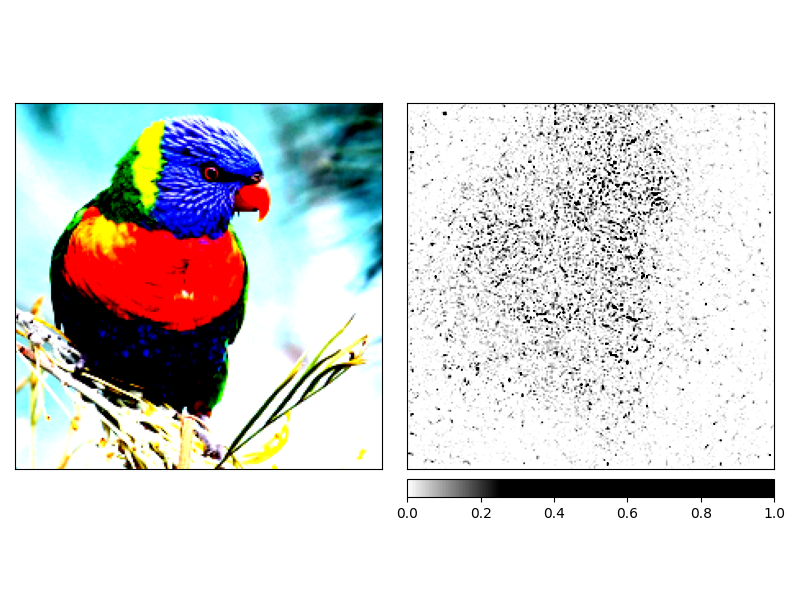

The Python source for this figure:
import json

import numpy as np
import torch
import torch.nn.functional as functional
from PIL import Image
from captum.attr import visualization as viz
from matplotlib.colors import LinearSegmentedColormap
from torchvision import transforms
from torchvision.models import (
    resnet18,
    ResNet18_Weights
)

from iml.attribution import GuidedIG

transform_normalize = transforms.Normalize(
        mean=[0.485, 0.456, 0.406],
        std=[0.229, 0.224, 0.225]
    )


conv_layer_outputs = {}


def call_model_function(images, call_model_args=None, expected_keys=None):
    images = np.transpose(images, (0, 3, 1, 2))
    images = torch.tensor(images, dtype=torch.float32)
    images = transform_normalize.forward(images)
    images = images.requires_grad_(True)

    # images = preprocess_images(images)
    target_class_idx = call_model_args["class_idx_str"]
    model = call_model_args["model"]
    output = model(images)
    m = torch.nn.Softmax(dim=1)
    output = m(output)
    if "INPUT_OUTPUT_GRADIENTS" in expected_keys:
        outputs = output[:, target_class_idx]
        grads = torch.autograd.grad(outputs, images, grad_outputs=torch.ones_like(outputs))
        grads = torch.movedim(grads[0], 1, 3)
        gradients = grads.detach().numpy()
        return {"INPUT_OUTPUT_GRADIENTS": gradients}
    else:
        one_hot = torch.zeros_like(output)
        one_hot[:, target_class_idx] = 1
        model.zero_grad()
        output.backward(gradient=one_hot, retain_graph=True)
        return conv_layer_outputs


def main():
    with open("./imagenet1000_clsidx_to_labels.json") as json_data:
        idx_to_labels = json.load(json_data)

    model = resnet18(weights=ResNet18_Weights.IMAGENET1K_V1)
    model.eval()

    transform = transforms.Compose([
        transforms.Resize(256),
        transforms.CenterCrop(224),
        transforms.ToTensor()
    ])

    image = torch.unsqueeze(transform(Image.open("./n01820546_14917.JPEG")), dim=0)

    transformed_image = transform_normalize(image)

    output = model(image)
    output = functional.softmax(output, dim=1)
    prediction_score, pred_label_idx = torch.topk(output, 1)

    pred_label_idx.squeeze_()
    predicted_label = idx_to_labels[str(pred_label_idx.item())][1]
    print("Predicted:", predicted_label, "(", prediction_score.squeeze().item(), ")")

    call_model_args = {
        "class_idx_str": pred_label_idx.item(),
        "model": model
    }

    im = np.asarray(image.detach().cpu().numpy()).astype(np.float32)[0, ...]
    im = np.transpose(im, (1, 2, 0))

    guided_ig = GuidedIG()
    baseline = np.zeros(im.shape)

    attribution = guided_ig.get_mask(
        im, call_model_function, call_model_args, x_steps=25, x_baseline=baseline, max_dist=1.0, fraction=0.5
    )

    default_cmap = LinearSegmentedColormap.from_list(
        "custom blue", [(0, "#ffffff"), (0.25, "#000000"), (1, "#000000")], N=256
    )
    fig, _ = viz.visualize_image_attr_multiple(
        attribution,
        np.transpose(transformed_image.squeeze().cpu().detach().numpy(), (1, 2, 0)),
        ["original_image", "heat_map"],
        ["all", "positive"],
        cmap=default_cmap,
        show_colorbar=True
    )
    fig.savefig("guided_ig.png")


if __name__ == "__main__":
    main()
